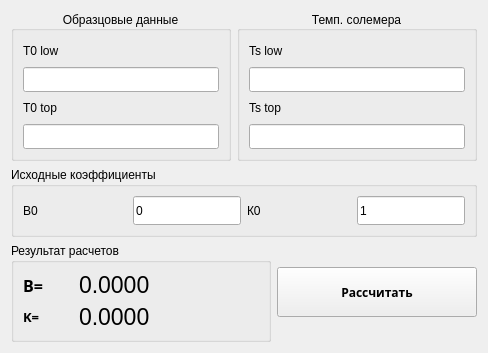
         <widget class="QWidget" name="temp_Ras">
          <property name="sizePolicy">
           <sizepolicy hsizetype="MinimumExpanding" vsizetype="MinimumExpanding">
            <horstretch>0</horstretch>
            <verstretch>0</verstretch>
           </sizepolicy>
          </property>
          <attribute name="title">
           <string>Ch-0</string>
          </attribute>
          <layout class="QGridLayout" name="gridLayout_2">
           <item row="0" column="1" colspan="2">
            <widget class="QGroupBox" name="groupBox_2">
             <property name="minimumSize">
              <size>
               <width>220</width>
               <height>150</height>
              </size>
             </property>
             <property name="maximumSize">
              <size>
               <width>16777215</width>
               <height>250</height>
              </size>
             </property>
             <property name="title">
              <string>Темп. солемера</string>
             </property>
             <property name="alignment">
              <set>Qt::AlignCenter</set>
             </property>
             <layout class="QVBoxLayout" name="verticalLayout_13">
              <item>
               <widget class="QLabel" name="label_3">
                <property name="text">
                 <string>Ts low</string>
                </property>
               </widget>
              </item>
              <item>
               <widget class="QLineEdit" name="Tslow">
                <property name="sizePolicy">
                 <sizepolicy hsizetype="Preferred" vsizetype="Preferred">
                  <horstretch>0</horstretch>
                  <verstretch>0</verstretch>
                 </sizepolicy>
                </property>
                <property name="minimumSize">
                 <size>
                  <width>108</width>
                  <height>25</height>
                 </size>
                </property>
                <property name="maximumSize">
                 <size>
                  <width>16777215</width>
                  <height>30</height>
                 </size>
                </property>
                <property name="inputMethodHints">
                 <set>Qt::ImhFormattedNumbersOnly</set>
                </property>
               </widget>
              </item>
              <item>
               <widget class="QLabel" name="label_4">
                <property name="text">
                 <string>Ts top</string>
                </property>
               </widget>
              </item>
              <item>
               <widget class="QLineEdit" name="Tstop">
                <property name="sizePolicy">
                 <sizepolicy hsizetype="Preferred" vsizetype="Preferred">
                  <horstretch>0</horstretch>
                  <verstretch>0</verstretch>
                 </sizepolicy>
                </property>
                <property name="minimumSize">
                 <size>
                  <width>108</width>
                  <height>25</height>
                 </size>
                </property>
                <property name="maximumSize">
                 <size>
                  <width>16777215</width>
                  <height>30</height>
                 </size>
                </property>
                <property name="inputMethodHints">
                 <set>Qt::ImhFormattedNumbersOnly</set>
                </property>
               </widget>
              </item>
             </layout>
            </widget>
           </item>
           <item row="0" column="0">
            <widget class="QGroupBox" name="groupBox">
             <property name="sizePolicy">
              <sizepolicy hsizetype="Preferred" vsizetype="Preferred">
               <horstretch>0</horstretch>
               <verstretch>0</verstretch>
              </sizepolicy>
             </property>
             <property name="minimumSize">
              <size>
               <width>220</width>
               <height>150</height>
              </size>
             </property>
             <property name="maximumSize">
              <size>
               <width>16777215</width>
               <height>250</height>
              </size>
             </property>
             <property name="title">
              <string>Образцовые данные</string>
             </property>
             <property name="alignment">
              <set>Qt::AlignCenter</set>
             </property>
             <layout class="QVBoxLayout" name="verticalLayout_12">
              <item>
               <widget class="QLabel" name="label">
                <property name="minimumSize">
                 <size>
                  <width>38</width>
                  <height>17</height>
                 </size>
                </property>
                <property name="text">
                 <string>T0 low</string>
                </property>
               </widget>
              </item>
              <item>
               <widget class="QLineEdit" name="T0low">
                <property name="sizePolicy">
                 <sizepolicy hsizetype="Preferred" vsizetype="Preferred">
                  <horstretch>0</horstretch>
                  <verstretch>0</verstretch>
                 </sizepolicy>
                </property>
                <property name="minimumSize">
                 <size>
                  <width>108</width>
                  <height>25</height>
                 </size>
                </property>
                <property name="maximumSize">
                 <size>
                  <width>16777215</width>
                  <height>30</height>
                 </size>
                </property>
                <property name="inputMethodHints">
                 <set>Qt::ImhFormattedNumbersOnly</set>
                </property>
               </widget>
              </item>
              <item>
               <widget class="QLabel" name="label_2">
                <property name="minimumSize">
                 <size>
                  <width>38</width>
                  <height>17</height>
                 </size>
                </property>
                <property name="text">
                 <string>T0 top</string>
                </property>
               </widget>
              </item>
              <item>
               <widget class="QLineEdit" name="T0top">
                <property name="sizePolicy">
                 <sizepolicy hsizetype="Preferred" vsizetype="Preferred">
                  <horstretch>0</horstretch>
                  <verstretch>0</verstretch>
                 </sizepolicy>
                </property>
                <property name="minimumSize">
                 <size>
                  <width>108</width>
                  <height>25</height>
                 </size>
                </property>
                <property name="maximumSize">
                 <size>
                  <width>16777215</width>
                  <height>30</height>
                 </size>
                </property>
                <property name="inputMethodHints">
                 <set>Qt::ImhFormattedNumbersOnly</set>
                </property>
               </widget>
              </item>
             </layout>
            </widget>
           </item>
           <item row="2" column="0" colspan="2">
            <widget class="QGroupBox" name="groupBox_10">
             <property name="minimumSize">
              <size>
               <width>260</width>
               <height>91</height>
              </size>
             </property>
             <property name="title">
              <string>Результат расчетов</string>
             </property>
             <layout class="QFormLayout" name="formLayout">
              <item row="0" column="0">
               <widget class="QLabel" name="label_5">
                <property name="minimumSize">
                 <size>
                  <width>50</width>
                  <height>25</height>
                 </size>
                </property>
                <property name="maximumSize">
                 <size>
                  <width>500</width>
                  <height>250</height>
                 </size>
                </property>
                <property name="font">
                 <font>
                  <family>aakar</family>
                  <pointsize>12</pointsize>
                  <weight>75</weight>
                  <bold>true</bold>
                 </font>
                </property>
                <property name="text">
                 <string>B=</string>
                </property>
               </widget>
              </item>
              <item row="0" column="1">
               <widget class="QLabel" name="Bt">
                <property name="font">
                 <font>
                  <pointsize>17</pointsize>
                 </font>
                </property>
                <property name="text">
                 <string>0.0000</string>
                </property>
               </widget>
              </item>
              <item row="1" column="0">
               <widget class="QLabel" name="label_6">
                <property name="minimumSize">
                 <size>
                  <width>50</width>
                  <height>25</height>
                 </size>
                </property>
                <property name="font">
                 <font>
                  <family>aakar</family>
                  <pointsize>10</pointsize>
                  <weight>75</weight>
                  <bold>true</bold>
                 </font>
                </property>
                <property name="text">
                 <string>K=</string>
                </property>
               </widget>
              </item>
              <item row="1" column="1">
               <widget class="QLabel" name="Kt">
                <property name="font">
                 <font>
                  <pointsize>17</pointsize>
                 </font>
                </property>
                <property name="text">
                 <string>0.0000</string>
                </property>
               </widget>
              </item>
             </layout>
            </widget>
           </item>
           <item row="2" column="2">
            <widget class="QPushButton" name="pushButton">
             <property name="sizePolicy">
              <sizepolicy hsizetype="Expanding" vsizetype="Expanding">
               <horstretch>0</horstretch>
               <verstretch>0</verstretch>
              </sizepolicy>
             </property>
             <property name="minimumSize">
              <size>
               <width>150</width>
               <height>30</height>
              </size>
             </property>
             <property name="maximumSize">
              <size>
               <width>200</width>
               <height>50</height>
              </size>
             </property>
             <property name="font">
              <font>
               <family>aakar</family>
               <weight>75</weight>
               <bold>true</bold>
              </font>
             </property>
             <property name="text">
              <string>Рассчитать</string>
             </property>
            </widget>
           </item>
           <item row="1" column="0" colspan="3">
            <widget class="QGroupBox" name="groupBox_9">
             <property name="minimumSize">
              <size>
               <width>360</width>
               <height>70</height>
              </size>
             </property>
             <property name="maximumSize">
              <size>
               <width>600</width>
               <height>100</height>
              </size>
             </property>
             <property name="title">
              <string>Исходные коэффициенты</string>
             </property>
             <layout class="QGridLayout" name="gridLayout_3">
              <item row="0" column="0">
               <widget class="QLabel" name="label_7">
                <property name="text">
                 <string>B0</string>
                </property>
               </widget>
              </item>
              <item row="0" column="1">
               <widget class="QLineEdit" name="Bt0">
                <property name="sizePolicy">
                 <sizepolicy hsizetype="Preferred" vsizetype="Preferred">
                  <horstretch>0</horstretch>
                  <verstretch>0</verstretch>
                 </sizepolicy>
                </property>
                <property name="minimumSize">
                 <size>
                  <width>108</width>
                  <height>25</height>
                 </size>
                </property>
                <property name="inputMethodHints">
                 <set>Qt::ImhFormattedNumbersOnly</set>
                </property>
                <property name="text">
                 <string>0</string>
                </property>
               </widget>
              </item>
              <item row="0" column="2">
               <widget class="QLabel" name="label_8">
                <property name="text">
                 <string>К0</string>
                </property>
               </widget>
              </item>
              <item row="0" column="3">
               <widget class="QLineEdit" name="Kt0">
                <property name="sizePolicy">
                 <sizepolicy hsizetype="Preferred" vsizetype="Preferred">
                  <horstretch>0</horstretch>
                  <verstretch>0</verstretch>
                 </sizepolicy>
                </property>
                <property name="minimumSize">
                 <size>
                  <width>108</width>
                  <height>25</height>
                 </size>
                </property>
                <property name="inputMethodHints">
                 <set>Qt::ImhFormattedNumbersOnly</set>
                </property>
                <property name="text">
                 <string>1</string>
                </property>
               </widget>
              </item>
             </layout>
            </widget>
           </item>
          </layout>
         </widget>
